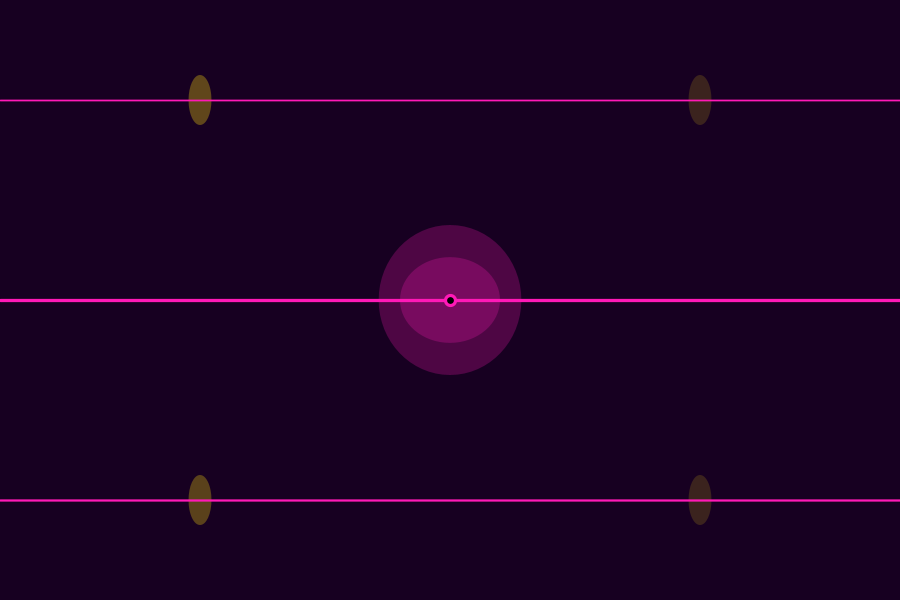
Frame 1 (no input)
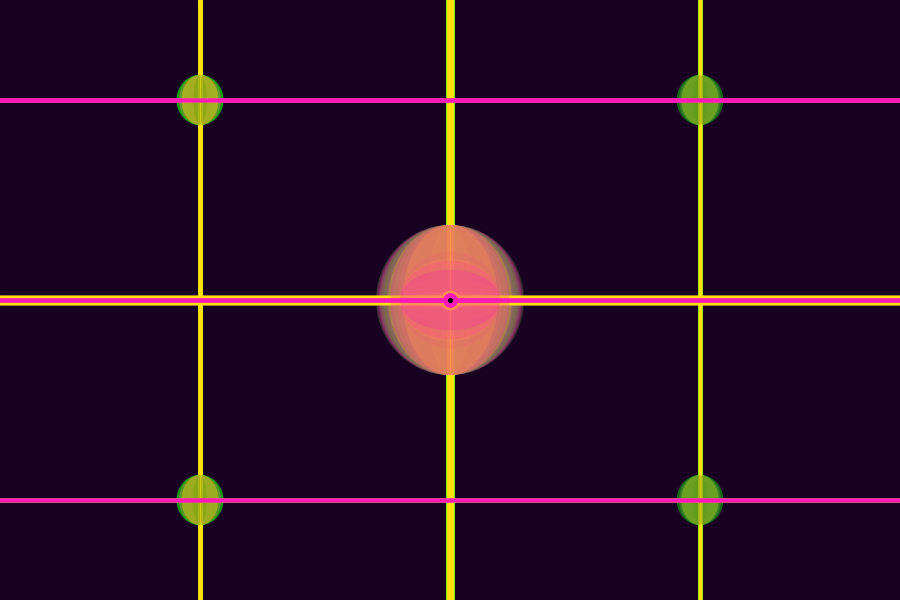
Frame 60 (the mouse pressed at the canvas centre just before this capture)
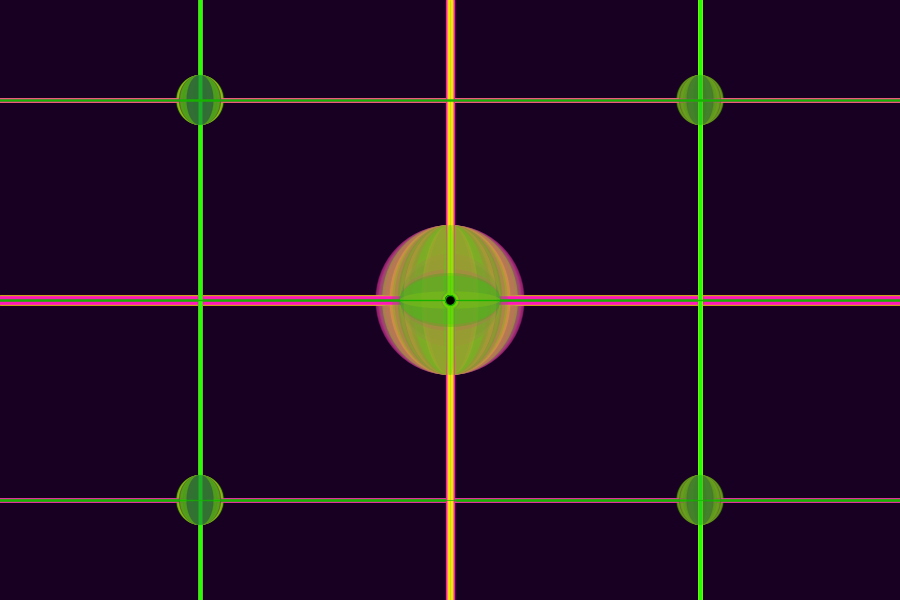
Frame 120 (the mouse held since frame 60 and released just before this capture)

The Processing sketch that drew these frames (run headless with seeded random() and noise(); from frame 60 on, the mouse is pressed at the canvas centre):

// Processing sketch: processing_117863
// ── processing_117863.pde

color[] palette = {#FFDF0D, #FF19B7, #17B200, #21FF00};
color[] palette1 = {#0C7F05, #FFDF0D, #030075, #13CC07};
float x;
float b = random(2);

void setup() {
  size (900, 600);
  smooth();
  background(#170021);
  fill(0);
}

void draw() {
  //big synapse
  float r = random(4);
  float s = random(150);
  float t = 300;
  x+= random(10);
  strokeWeight(2);
  stroke(palette[int(r)]);
  fill(palette[int(r)],60);
  noStroke();
  ellipse(width/2, height/2, s, 150);
  ellipse(width/2, height/2, 100, random(100));
  
  // I used an if/else statement to create dynamic connections.
  // it will draw a vertical or an horizontal line each time.
  if (s < 100) {
   strokeWeight(random(10));
   stroke(palette[int(r)]);
   line(width/2, 0, width/2, 600);   
  } else {
    strokeWeight(random(10));
   stroke(palette[int(r)]);
   line(0, height/2, 900, height/2);  
  }
  // conection point
  fill(0);
  ellipse(width/2, height/2, 10, 10);
  noFill();
  stroke(0);

// background synapses
  float u = random(50);
  x+= random(10);
  strokeWeight(2);
  stroke(palette1[int(r)]);
  fill(palette1[int(r)], 80);
  noStroke();
  ellipse(200, 100, u, 50);  
  
  x+= random(10);
  strokeWeight(2);
  stroke(palette1[int(r)]);
  fill(palette1[int(r)], 40);
  noStroke();
  ellipse(200, 500, u, 50);
  
  x+= random(10);
  strokeWeight(2);
  stroke(palette1[int(r)]);
  fill(palette1[int(r)], 40);
  noStroke();
  ellipse(200, 500, u, 50);
  
  x+= random(10);
  strokeWeight(2);
  stroke(palette1[int(r)]);
  fill(palette1[int(r)], 40);
  noStroke();
  ellipse(700, 500, u, 50);
  
    x+= random(10);
  strokeWeight(2);
  stroke(palette1[int(r)]);
  fill(palette1[int(r)], 40);
  noStroke();
  ellipse(700, 100, u, 50);
  
  //connections  
    if (s < 100) {
   strokeWeight(random(5));
   stroke(palette[int(r)]);
   line(200, 0, 200, 600);   
  } else {
    strokeWeight(random(5));
   stroke(palette[int(r)]);
   line(0, 100, 900, 100);  
  }
  
   if (s < 100) {
   strokeWeight(random(5));
   stroke(palette[int(r)]);
   line(700, 0, 700, 600);   
  } else {
    strokeWeight(random(5));
   stroke(palette[int(r)]);
   line(0, 500, 900, 500);  
 }
}
